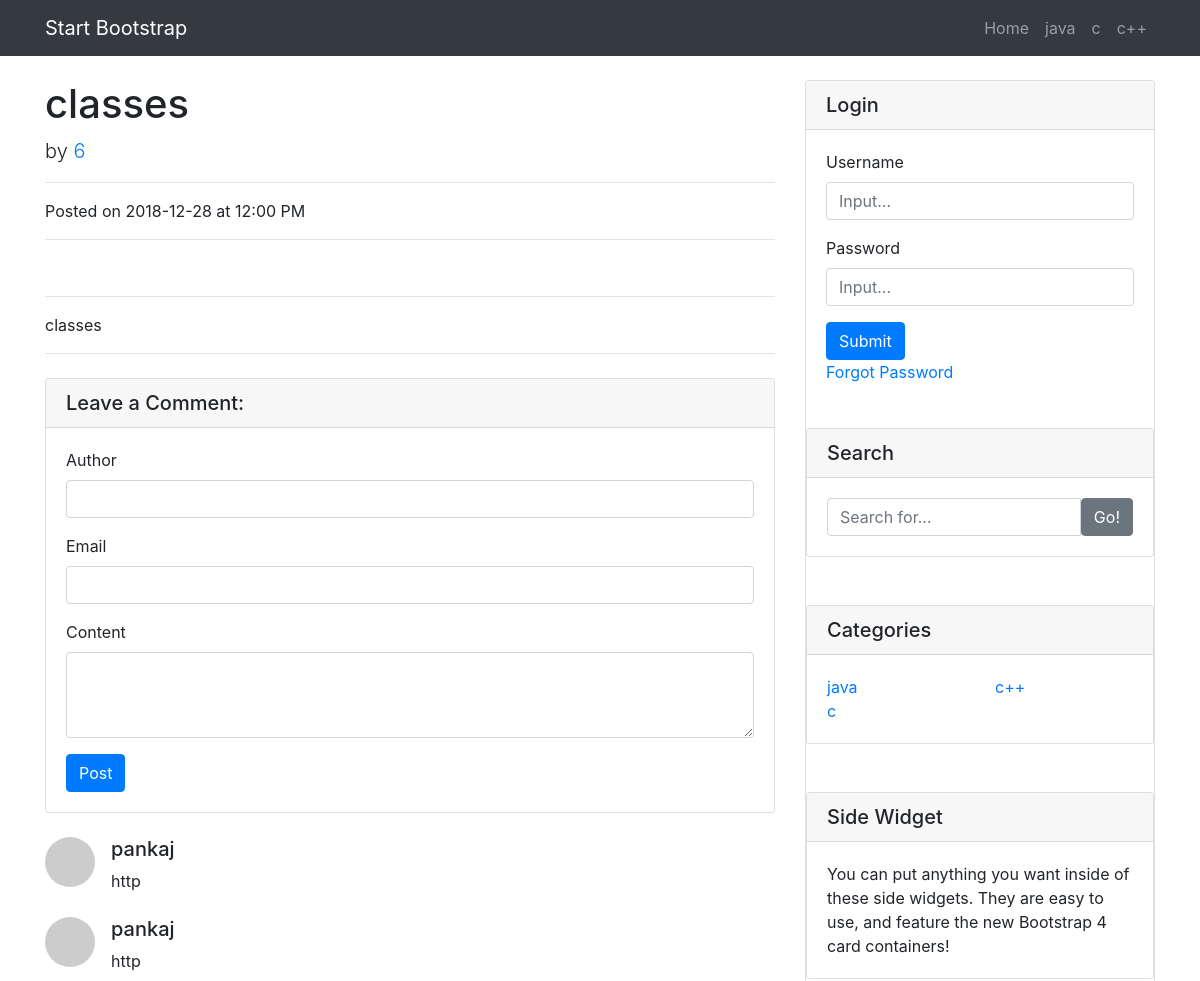
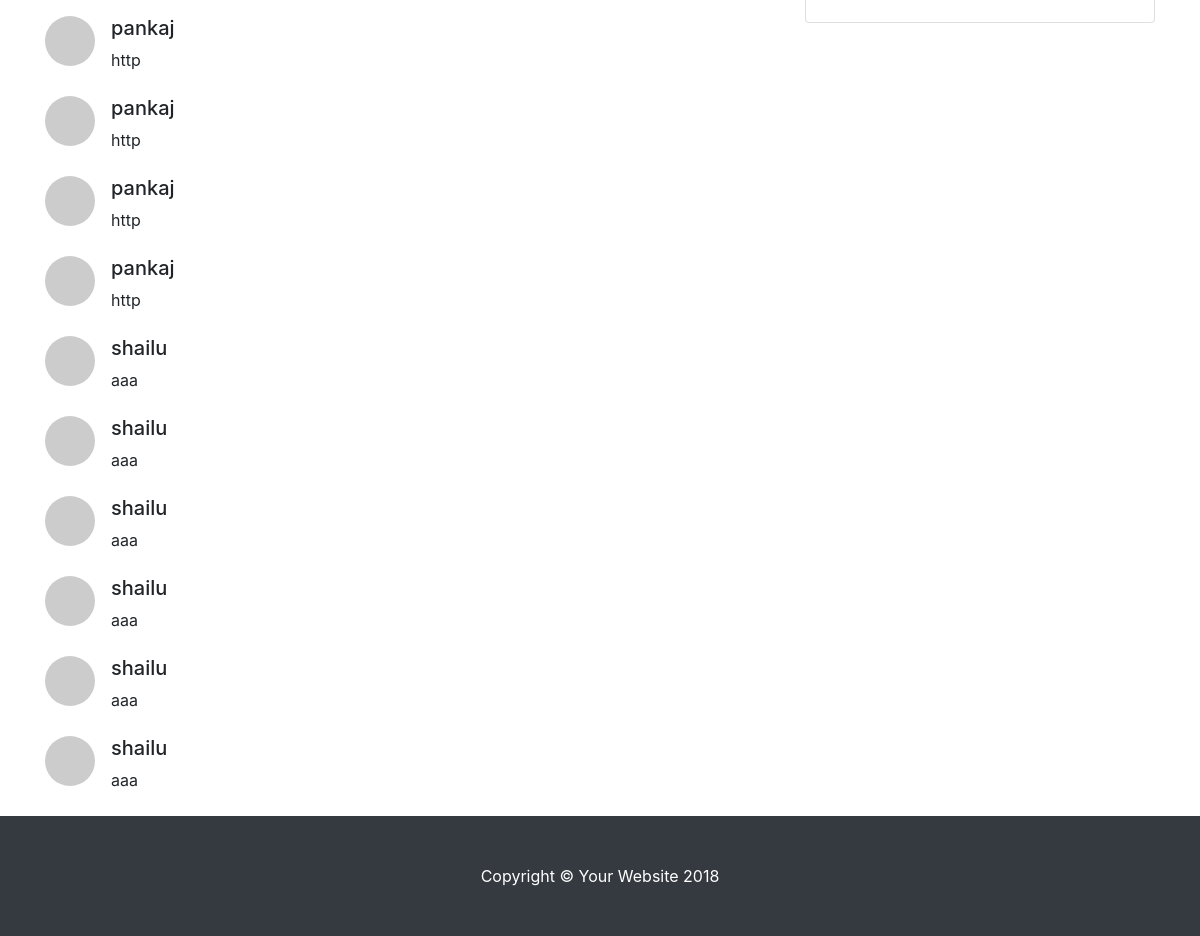
The page /post.php?post_id=7 on the database its author committed (2 pictures, top to bottom).
### tables this page shows
CREATE TABLE `categories` (
  `cat_id` int(11) NOT NULL,
  `cat_title` varchar(255) NOT NULL
);

CREATE TABLE `posts` (
  `post_id` int(11) NOT NULL,
  `post_cat_id` int(11) NOT NULL,
  `post_title` varchar(255) NOT NULL,
  `post_author` varchar(255) NOT NULL,
  `post_date` date NOT NULL,
  `post_image` text NOT NULL,
  `post_content` text NOT NULL,
  `post_tags` varchar(255) NOT NULL,
  `post_comment_count` int(11) NOT NULL DEFAULT '0',
  `post_status` varchar(255) NOT NULL,
  `post_views_count` int(11) NOT NULL DEFAULT '0'
);

CREATE TABLE `comments` (
  `comment_id` int(11) NOT NULL,
  `comment_post_id` int(11) NOT NULL,
  `comment_author` varchar(255) NOT NULL,
  `comment_email` varchar(255) NOT NULL,
  `comment_content` text NOT NULL,
  `comment_status` varchar(255) NOT NULL DEFAULT 'unapproved',
  `comment_date` date NOT NULL
);

### includes/functions.php (called while the page is built, shortened)
<?php
include_once ("connection.php");
function get_all_categories($condition=1){
    global $connection;
    $allCategories=array();
    $sql = "SELECT * FROM categories WHERE $condition";
    $result = mysqli_query($connection,$sql);
    $i=0;
        while($row = mysqli_fetch_assoc($result)){
        $single_category= array();
        $single_category['cat_id'] =$row['cat_id'];
        $single_category['cat_title'] =$row['cat_title'];
        $allCategories[$i]=$single_category;
        $i++;
    }
    return $allCategories;
}
function get_all_comments($condition=1){
    global $connection;
    $sql = "SELECT * FROM comments,posts WHERE ($condition)";
    $result = mysqli_query($connection,$sql);
    return $result;
}
function isLoggedIn(){
    return false;
}

### post.php (the view, shortened to what this page needs)
<!DOCTYPE html>
<html lang="en">
<?php
include_once ("includes/header.php");
?>
  <body>
    <?php
    include_once ("includes/navigation.php");
    ?>
    <div class="container">
      <div class="row">
        <div class="col-lg-8">
            <?php
            if (isset($_GET['post_id'])){
            $post_id = $_GET['post_id'];
            include_once("includes/connection.php");
            $query = "SELECT * FROM posts WHERE post_id=$post_id";
            $result = mysqli_query($connection, $query);
            $row = mysqli_fetch_assoc($result);
            $post_title = $row['post_title'];
            $post_author = $row['post_author'];
            $post_date = $row['post_date'];
            $post_content = $row['post_content'];
            ?>
            <h1 class="mt-4"><?php echo $post_title ?></h1>
            <p class="lead">
                by <a href="#"><?php
                    echo $post_author;
                    ?></a>
            </p>
            <hr>
            <p>Posted on <?php echo $post_date; ?> at 12:00 PM</p>
            <hr>
            <hr>
            <p><?php
                echo $post_content;
                ?></p>
            <hr>
            <div class="card my-4">
                <h5 class="card-header">Leave a Comment:</h5>
                <div class="card-body">
                    <form method="post" action="">
                        <div class="form-group">
                            <label for="">Author</label>
                            <input type="text" class="form-control" name="comment_author" id="comment_author">
                        </div>
                        <div class="form-group">
                            <label for="">Email</label>
                            <input type="text" class="form-control" name="comment_email" id="comment_email">
                        </div>
                        <div class="form-group">
                            <label for="">Content</label>
                            <textarea class="form-control" rows="3" name="comment_content"
                                      id="comment_content"></textarea>
                        </div>
                        <button type="submit" class="btn btn-primary" name="post_comment" id="post_comment">Post
                        </button>
                    </form>
                </div>
            </div>
            <?php
            $condition = "comment_post_id = $post_id and  comment_status = 'approved'";
            $comments_resultset = get_all_comments($condition);
            while ($comment = mysqli_fetch_assoc($comments_resultset)){
            $comment_author = $comment['comment_author'];
            $comment_content = $comment['comment_content'];
            ?>
            <div class="media mb-4">
                <img class="d-flex mr-3 rounded-circle" src="http://placehold.it/50x50" alt="">
                <div class="media-body">
                    <h5 class="mt-0"><?php echo $comment_author?></h5>
                    <?php echo $comment_content?>
            </div>
        </div>
          <?php
          }
          ?>
          <?php
          }
          ?>
        </div>
              <?php
              include_once("includes/sidebar.php");
              ?>
      </div>
    </div>
    <?php
    include_once ("includes/footer.php");
    ?>
  </body>
</html>

### includes/navigation.php (shortened to what this page needs)
<nav class="navbar navbar-expand-lg navbar-dark bg-dark fixed-top">
    <div class="container">
        <a class="navbar-brand" href="#">Start Bootstrap</a>
        <div class="collapse navbar-collapse" id="navbarResponsive">
            <ul class="navbar-nav ml-auto">
                <li class="nav-item <?php echo $active_page =='home'?active:'';?>">
                    <a class="nav-link" href="index.php">Home
                    </a>
                </li>
                <?php
                include_once ("functions.php");
                $allCategories = get_all_categories();
                for ($i=0;$i<count($allCategories);$i++){
$cat_id = $allCategories[$i]['cat_id'];
                        echo<<<LINK
<li class="nav-item">
    <a class="nav-link" href="index.php?cat_id=$cat_id">{$allCategories[$i]['cat_title']}</a>
</li>
LINK;
                    }
                ?>
            </ul>
        </div>
    </div>
</nav>

### includes/sidebar.php
<div class="col-md-4">
    <?php
    if (!isLoggedIn()) {
        ?>
    <div class="card my-4">
        <h5 class="card-header">Login</h5>
        <div class="card-body">
            <form action="includes/processLogin.php" method="post" role="form">
                <div class="form-group">
                    <label for="">Username</label>
                    <input type="text" class="form-control" name="username" id="username" placeholder="Input...">
                </div>
                <div class="form-group">
                    <label for="">Password</label>
                    <input type="text" class="form-control" name="password" id="password" placeholder="Input...">
                </div>
                <button type="submit" name="login" class="btn btn-primary">Submit</button>
            </form>
            <a href="admin/forgot-password.php?forgot=<?php echo uniqid(true);?>">Forgot Password</a>
        </div>
        <?php
        }
        ?>
        <div class="card my-4">
            <h5 class="card-header">Search</h5>
            <div class="card-body">
                <form action="index.php" method="get">
                    <div class="input-group">
                        <input type="text" class="form-control" name="search" placeholder="Search for...">
                        <span class="input-group-btn">
                  <button class="btn btn-secondary" type="submit" name="search_submit" value="search">Go!</button>
                </span>
                    </div>
                </form>
            </div>
        </div>
    <div class="card my-4">
        <h5 class="card-header">Categories</h5>
        <div class="card-body">
            <div class="row">
                <div class="col-lg-6">
                    <ul class="list-unstyled mb-0">
<?php
include_once ("functions.php");
$allCategories = get_all_categories();
for ($i=0;$i<ceil(count($allCategories)/2);$i++){
    $cat_id = $allCategories[$i]['cat_id'];
echo<<<LINK
                        <li>
                            <a href="index.php?cat_id=$cat_id">{$allCategories[$i]['cat_title']}</a>
                        </li>
LINK;
}?>
                    </ul>
                </div>
                <div class="col-lg-6">
                    <ul class="list-unstyled mb-0">
<?php
$allCategories = get_all_categories();
for ($i=ceil(count($allCategories)/2);$i<count($allCategories);$i++){
    $cat_id = $allCategories[$i]['cat_id'];
echo<<<LINK
 <li>
                            <a href="index.php?cat_id=$cat_id">{$allCategories[$i]['cat_title']}</a>
                        </li>
LINK;
                        }?>
                    </ul>
                </div>
            </div>
        </div>
    </div>
    <div class="card my-4">
        <h5 class="card-header">Side Widget</h5>
        <div class="card-body">
            You can put anything you want inside of these side widgets. They are easy to use, and feature the new Bootstrap 4 card containers!
        </div>
    </div>
</div>
</div>

### css/style.css (style rules this page uses)
body { padding-top: 54px; }
@media (min-width: 992px) { body { padding-top: 56px; } }

### rows shown on the page
categories: cat_title "java"
categories: cat_title "c"
categories: cat_title "c++"
posts: post_title "classes", post_author "6", post_date "2018-12-28", post_content "classes"
comments: comment_author "pankaj", comment_content "http"
comments: comment_author "shailu", comment_content "aaa"
